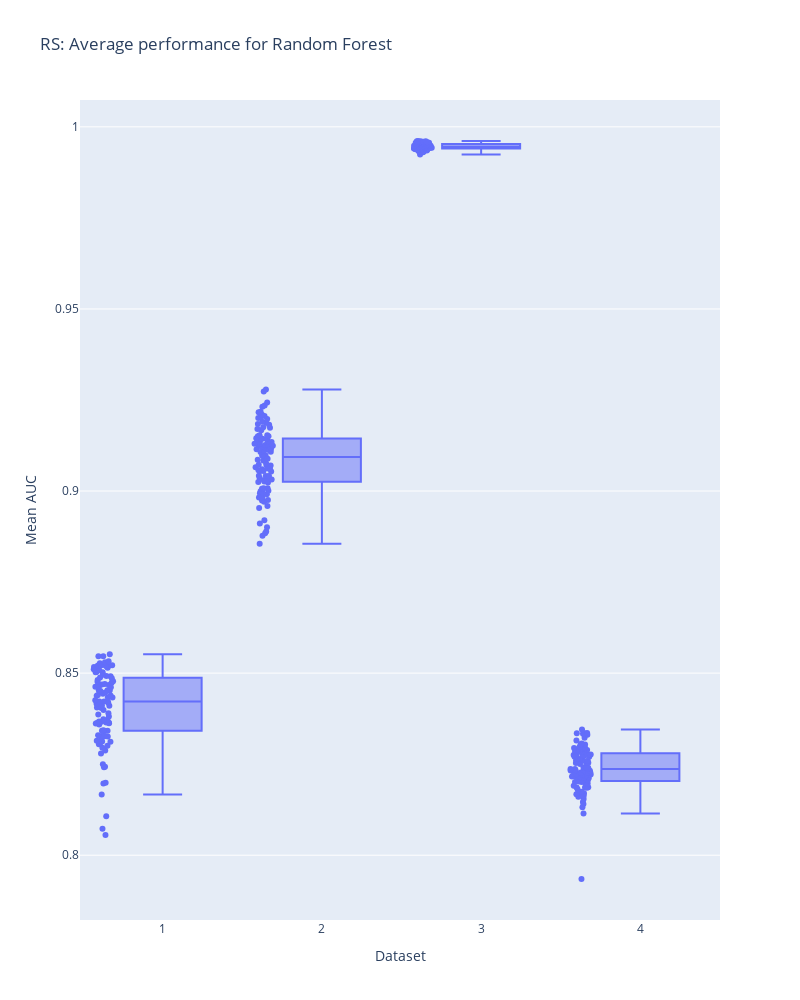

The cell this chart's notebook holds for it:
### Markdown cell above
AUC w zależności od zbioru

### Code cell
boxplot(rs_rf_individuals,"RS: Average performance for Random Forest")

### Figure 1 — Plotly figure (JSON) as saved in the notebook; plotly's stock layout.template omitted (floating-point values rounded to 4 significant figures; data arrays with more than 128 entries replaced by an {"elided": "..."} marker saying what was removed)
{"data": [{"alignmentgroup": "True", "boxpoints": "all", "hovertemplate": "Dataset=%{x}<br>Mean AUC=%{y}<extra></extra>", "legendgroup": "", "marker": {"color": "#636efa"}, "name": "", "notched": false, "offsetgroup": "", "orientation": "v", "showlegend": false, "type": "box", "x": {"elided": "400 str values"}, "x0": " ", "xaxis": "x", "y": {"elided": "400 float values"}, "y0": " ", "yaxis": "y"}], "layout": {"boxmode": "group", "height": 1000, "legend": {"tracegroupgap": 0}, "title": {"text": "RS: Average performance for Random Forest"}, "width": 800, "xaxis": {"anchor": "y", "domain": [0, 1], "title": {"text": "Dataset"}}, "yaxis": {"anchor": "x", "domain": [0, 1], "title": {"text": "Mean AUC"}}}}
